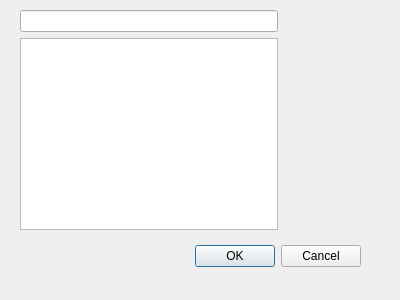
<?xml version="1.0" encoding="UTF-8"?>
<ui version="4.0">
 <class>Dialog</class>
 <widget class="QDialog" name="Dialog">
  <property name="geometry">
   <rect>
    <x>0</x>
    <y>0</y>
    <width>400</width>
    <height>300</height>
   </rect>
  </property>
  <property name="windowTitle">
   <string>Dialog</string>
  </property>
  <widget class="QDialogButtonBox" name="buttonBox">
   <property name="geometry">
    <rect>
     <x>20</x>
     <y>240</y>
     <width>341</width>
     <height>32</height>
    </rect>
   </property>
   <property name="orientation">
    <enum>Qt::Horizontal</enum>
   </property>
   <property name="standardButtons">
    <set>QDialogButtonBox::Cancel|QDialogButtonBox::Ok</set>
   </property>
  </widget>
  <widget class="QWidget" name="layoutWidget">
   <property name="geometry">
    <rect>
     <x>20</x>
     <y>10</y>
     <width>258</width>
     <height>220</height>
    </rect>
   </property>
   <layout class="QVBoxLayout" name="verticalLayout">
    <item>
     <widget class="QLineEdit" name="lineEdit"/>
    </item>
    <item>
     <widget class="QTextEdit" name="textEdit"/>
    </item>
   </layout>
  </widget>
 </widget>
 <resources/>
 <connections>
  <connection>
   <sender>buttonBox</sender>
   <signal>accepted()</signal>
   <receiver>Dialog</receiver>
   <slot>accept()</slot>
   <hints>
    <hint type="sourcelabel">
     <x>248</x>
     <y>254</y>
    </hint>
    <hint type="destinationlabel">
     <x>157</x>
     <y>274</y>
    </hint>
   </hints>
  </connection>
  <connection>
   <sender>buttonBox</sender>
   <signal>rejected()</signal>
   <receiver>Dialog</receiver>
   <slot>reject()</slot>
   <hints>
    <hint type="sourcelabel">
     <x>316</x>
     <y>260</y>
    </hint>
    <hint type="destinationlabel">
     <x>286</x>
     <y>274</y>
    </hint>
   </hints>
  </connection>
 </connections>
</ui>
